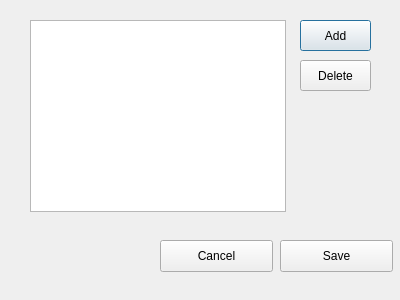
<?xml version="1.0" encoding="UTF-8"?>
<ui version="4.0">
 <class>Dialog</class>
 <widget class="QDialog" name="Dialog">
  <property name="geometry">
   <rect>
    <x>0</x>
    <y>0</y>
    <width>400</width>
    <height>300</height>
   </rect>
  </property>
  <property name="windowTitle">
   <string/>
  </property>
  <property name="windowIcon">
   <iconset resource="../Resource/Icon.qrc">
    <normaloff>:/icon/Icon/bill.png</normaloff>:/icon/Icon/bill.png</iconset>
  </property>
  <widget class="QPushButton" name="add">
   <property name="geometry">
    <rect>
     <x>300</x>
     <y>20</y>
     <width>71</width>
     <height>31</height>
    </rect>
   </property>
   <property name="text">
    <string>Add</string>
   </property>
   <property name="icon">
    <iconset>
     <normaloff>../Icon/Add.png</normaloff>../Icon/Add.png</iconset>
   </property>
  </widget>
  <widget class="QPushButton" name="remove">
   <property name="geometry">
    <rect>
     <x>300</x>
     <y>60</y>
     <width>71</width>
     <height>31</height>
    </rect>
   </property>
   <property name="text">
    <string>Delete</string>
   </property>
   <property name="icon">
    <iconset>
     <normaloff>../Icon/Remove.png</normaloff>../Icon/Remove.png</iconset>
   </property>
  </widget>
  <widget class="QPushButton" name="save">
   <property name="geometry">
    <rect>
     <x>280</x>
     <y>240</y>
     <width>113</width>
     <height>32</height>
    </rect>
   </property>
   <property name="text">
    <string>Save</string>
   </property>
  </widget>
  <widget class="QPushButton" name="cancelsave">
   <property name="geometry">
    <rect>
     <x>160</x>
     <y>240</y>
     <width>113</width>
     <height>32</height>
    </rect>
   </property>
   <property name="text">
    <string>Cancel</string>
   </property>
  </widget>
  <widget class="QListWidget" name="listWidget">
   <property name="geometry">
    <rect>
     <x>30</x>
     <y>20</y>
     <width>256</width>
     <height>192</height>
    </rect>
   </property>
  </widget>
 </widget>
 <resources>
  <include location="../Resource/Icon.qrc"/>
 </resources>
 <connections/>
</ui>
